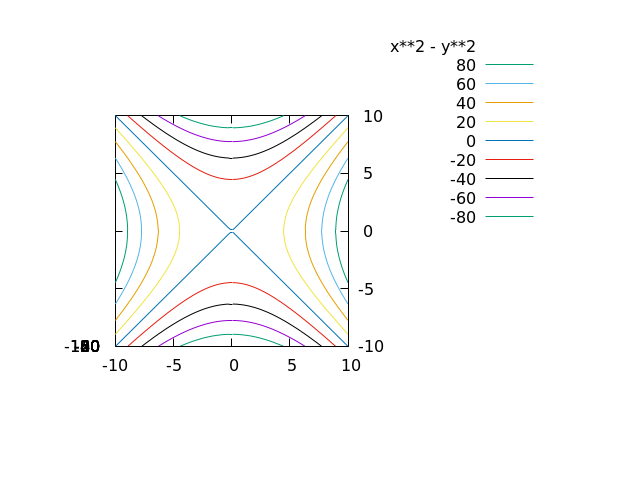

Write gnuplot code to recreate this figure.
set terminal pngcairo
set output '2d.contour.png'

set contour
unset surface
set view 0, 0

set isosamples 100
set cntrparam levels 9

set key out

splot x**2 - y**2
